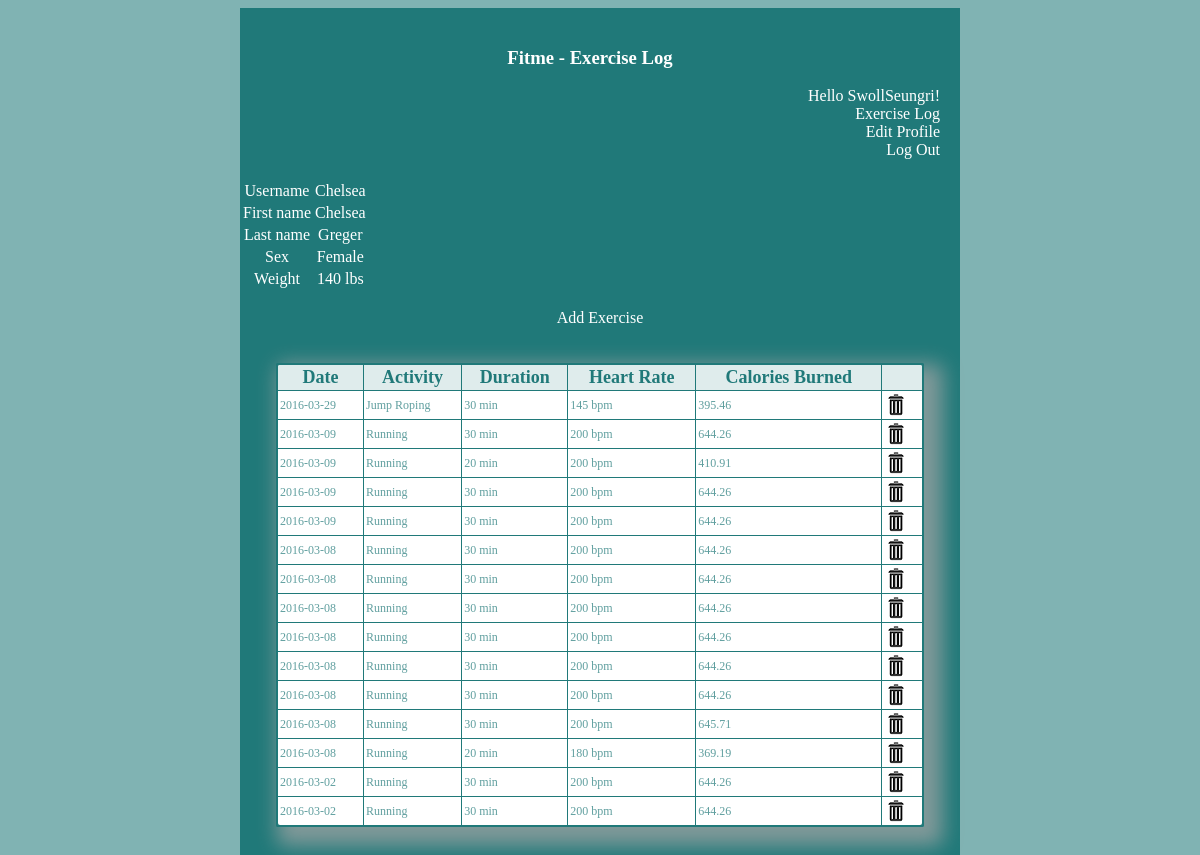
Page /index.php?user_id=3 (signed in) on the committed database.
### tables this page shows
CREATE TABLE `exercise_user` (
  `user_id` int(11) NOT NULL AUTO_INCREMENT,
  `username` varchar(30) NOT NULL,
  `password` varchar(40) DEFAULT NULL,
  `first_name` varchar(20) NOT NULL,
  `last_name` varchar(20) NOT NULL,
  `sex` char(1) DEFAULT NULL,
  `birthdate` date NOT NULL,
  `weight` int(11) DEFAULT NULL,
  `picture` varchar(50) DEFAULT NULL,
  `join_date` timestamp NOT NULL DEFAULT CURRENT_TIMESTAMP ON UPDATE CURRENT_TIMESTAMP,
  PRIMARY KEY (`user_id`)
);

CREATE TABLE `exercise_log` (
  `id` int(11) NOT NULL AUTO_INCREMENT,
  `user_id` int(11) DEFAULT NULL,
  `date` date DEFAULT NULL,
  `type` varchar(30) NOT NULL,
  `time_in_minutes` int(4) DEFAULT NULL,
  `heart_rate` int(3) NOT NULL,
  `calories_burned` decimal(5,2) NOT NULL,
  PRIMARY KEY (`id`)
);

### index.php (the view, shortened to what this page needs)
<?php
    require_once('header.php');
    require_once('navmenu.php');
    echo '<div class="profile">';
    $dbc = mysqli_connect(DB_HOST, DB_USER, DB_PASSWORD, DB_NAME);
    if (!isset($_GET['user_id'])) {
        $query = "SELECT username, first_name, last_name, sex, birthdate, weight, picture FROM exercise_user WHERE user_id = '" . $_SESSION['user_id'] . "'";
    } else {
        $query = "SELECT username, first_name, last_name, sex, birthdate, weight, picture FROM exercise_user WHERE user_id = '" . $_GET['user_id'] . "'";
    }
    $data = mysqli_query($dbc, $query);
    if (mysqli_num_rows($data) == 1) {
        $row = mysqli_fetch_array($data);
        echo '<table>';
        if (!empty($row['username'])) {
            echo '<tr><td class="label">Username</td><td>' . $row['username'] . '</td></tr>';
        }
        if (!empty($row['first_name'])) {
            echo '<tr><td class="label">First name</td><td>' . $row['first_name'] . '</td></tr>';
        }
        if (!empty($row['last_name'])) {
            echo '<tr><td class="label">Last name</td><td>' . $row['last_name'] . '</td></tr>';
        }
        if (!empty($row['sex'])) {
            echo '<tr><td class="label">Sex</td><td>';
            if ($row['sex'] == 'M') {
                echo 'Male';
            }
            else if ($row['sex'] == 'F') {
                echo 'Female';
            } else {
                echo '?';
            }
            echo '</td></tr>';
        }
        if (!empty($row['weight'])) {
            echo '<tr><td class="label">Weight</td><td>' . $row['weight'] . ' lbs</td>';
        }
        echo '</table>';
        $dbc = mysqli_connect(DB_HOST, DB_USER, DB_PASSWORD, DB_NAME);
        $query = "SELECT * FROM exercise_log WHERE user_id = " . $_SESSION['user_id'] . " ORDER BY date DESC";
        $data = mysqli_query($dbc, $query);
        if (empty($row['birthdate']) || empty($row['weight'])) {
            echo '<p>You are missing some important information needed to create your log!<br />To start adding exercises, <a href="editprofile.php">Edit Your Profile</a>.</p>';
        } else if (mysqli_num_rows($data) > 0) {
            $count = 1;
            echo '<br /><a href="addexercise.php">Add Exercise</a><br />';
            echo '<div class="generatecss_dot_com_table"><table><tr><td>Date</td><td>Activity</td><td>Duration</td><td>Heart Rate</td><td>Calories Burned</td><td></td></tr>';
            while (($row = mysqli_fetch_array($data)) && ($count <= 15)) {
                $count++;
                echo '<tr><td>' . $row['date'] . '</td><td>' . $row['type'] . '</td>' .
                        '<td>' . $row['time_in_minutes'] . ' min</td><td>' . $row['heart_rate'] .
                        ' bpm</td><td>' . $row['calories_burned'] .
                        '</td><td><a href="delete.php?id=' . $row['id'] . '&amp;date=' . $row['date'] .
                        '&amp;time_in_minutes=' . $row['time_in_minutes'] . '&amp;type=' . $row['type'] .
                        '&amp;heart_rate=' . $row['heart_rate'] . '&amp;calories_burned=' . $row['calories_burned'] .
                        '"><img src="images\trash.png" /></a></td></tr>';
            }
            echo '</table></div>';
        } else {
                echo 'You have not logged any exercises yet. Would you like to <a href="addexercise.php">log an exercise?</a>';
        }
    } else {
        echo '<p class="error">There was a problem accessing your profile.</p>';
    }
    echo '</div>';
?>

### style.css (style rules this page uses)
body { margin-right: 20%; margin-left: 20%; font-family: tahoma; color: white; background-color: #80b3b3; padding: 0%; }
a { color: white; text-decoration: none; }
.generatecss_dot_com_table { margin: 36px; box-shadow: 10px 10px 20px 9px #809999; border: 2px solid #207979; -moz-border-radius-bottomleft: 2px; -webkit-border-bottom-left-radius: 2px; border-bottom-left-radius: 2px; -moz-border-radius-bottomright: 2px; -webkit-border-bottom-right-radius: 2px; border-bottom-right-radius: 2px; -moz-border-radius-topright: 2px; -webkit-border-top-right-radius: 2px; border-top-right-radius: 2px; -moz-border-radius-topleft: 2px; -webkit-border-top-left-radius: 2px; border-top-left-radius: 2px; }
.generatecss_dot_com_table table { margin: 0px; padding: 0px; border-collapse: collapse; border-spacing: 0; width: 100%; height: 100%; }
.generatecss_dot_com_table tr:last-child td:last-child { -moz-border-radius-bottomright: 2px; -webkit-border-bottom-right-radius: 2px; border-bottom-right-radius: 2px; }
.generatecss_dot_com_table table tr:first-child td:first-child { -moz-border-radius-topleft: 2px; -webkit-border-top-left-radius: 2px; border-top-left-radius: 2px; }
.generatecss_dot_com_table table tr:first-child td:last-child { -moz-border-radius-topright: 2px; -webkit-border-top-right-radius: 2px; border-top-right-radius: 2px; }
.generatecss_dot_com_table tr:last-child td:first-child { -moz-border-radius-bottomleft: 2px; -webkit-border-bottom-left-radius: 2px; border-bottom-left-radius: 2px; }
.generatecss_dot_com_table tr:nth-child(odd) { background-color: #ffffff; }
.generatecss_dot_com_table tr:nth-child(even) { background-color: #ffffff; }
.generatecss_dot_com_table td { vertical-align:middle; border:2px solid #207979; border-width: 0px 1px 1px 0px; text-align: left; padding: 2px; font-size: 12px; font-family: Tahoma; color: #609f9f; }
.generatecss_dot_com_table tr:last-child td { border-width: 0px 1px 0px 0px; }
.generatecss_dot_com_table tr td:last-child { border-width: 0px 0px 1px 0px; }
.generatecss_dot_com_table tr:last-child td:last-child { border-width: 0px 0px 0px 0px; }
.generatecss_dot_com_table tr:first-child td { background:-o-linear-gradient(bottom, #dfecec 5%, #dfecec 100%); background:-webkit-gradient(linear, left top, left bottom, color-stop(0.05, #dfecec), color-stop(1, #dfecec)); background:-moz-linear-gradient(center top, #dfecec 5%, #dfecec 100%); filter:progid:DXImageTransform.Microsoft.gradient(startColorstr="#dfecec", endColorstr="#dfecec"); background: -o-linear-gradient(top,#dfecec, #dfecec); background-color: #dfecec; border: 2px solid #207979; text-align: center; border-width: 0px 0px 1px 1px; font-size: 18px; font-family: Tahoma; color: #207979; font-weight: bold; }
.generatecss_dot_com_table tr:first-child td:first-child { border-width: 0px 0px 1px 0px; }
.generatecss_dot_com_table tr:first-child td:last-child { border-width: 0px 0px 1px 1px; }

### rows in the picture
exercise_user: username "Chelsea", first_name "Chelsea", last_name "Greger", weight "140"
exercise_log: date "2016-03-29", type "Jump Roping", time_in_minutes "30", heart_rate "145", calories_burned "395.46"
exercise_log: date "2016-03-09", type "Running", time_in_minutes "30", heart_rate "200", calories_burned "644.26"
exercise_log: date "2016-03-09", type "Running", time_in_minutes "20", heart_rate "200", calories_burned "410.91"
exercise_log: date "2016-03-09", type "Running", time_in_minutes "30", heart_rate "200", calories_burned "644.26"
exercise_log: date "2016-03-09", type "Running", time_in_minutes "30", heart_rate "200", calories_burned "644.26"
exercise_log: date "2016-03-08", type "Running", time_in_minutes "30", heart_rate "200", calories_burned "644.26"
exercise_log: date "2016-03-08", type "Running", time_in_minutes "30", heart_rate "200", calories_burned "644.26"
exercise_log: date "2016-03-08", type "Running", time_in_minutes "30", heart_rate "200", calories_burned "644.26"
exercise_log: date "2016-03-08", type "Running", time_in_minutes "30", heart_rate "200", calories_burned "644.26"
exercise_log: date "2016-03-08", type "Running", time_in_minutes "30", heart_rate "200", calories_burned "644.26"
exercise_log: date "2016-03-08", type "Running", time_in_minutes "30", heart_rate "200", calories_burned "644.26"
exercise_log: date "2016-03-08", type "Running", time_in_minutes "30", heart_rate "200", calories_burned "645.71"
exercise_log: date "2016-03-08", type "Running", time_in_minutes "20", heart_rate "180", calories_burned "369.19"
exercise_log: date "2016-03-02", type "Running", time_in_minutes "30", heart_rate "200", calories_burned "644.26"
exercise_log: date "2016-03-02", type "Running", time_in_minutes "30", heart_rate "200", calories_burned "644.26"

### other values in the picture
$page_title "Exercise Log"
$_SESSION['username'] "SwollSeungri"
